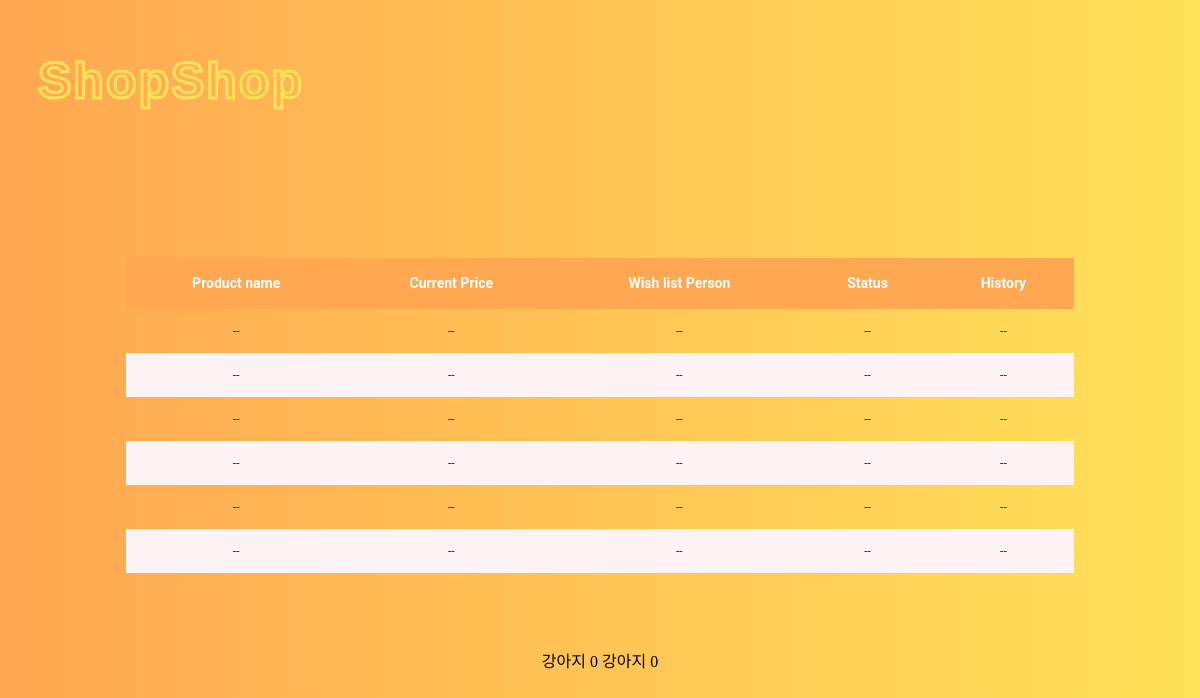
Screenshot of /wishlist/ (signed in) with the database file from the repository.
### home/models.py (models this page shows)
class Wishlist(models.Model):
	userid = models.ForeignKey(User, on_delete=models.CASCADE)
	pid = models.ForeignKey(Product, on_delete=models.CASCADE)

class Product(models.Model):
	SELLTYPES = (('F', 'Flea'), ('A', 'Auction'))
	selltype = models.CharField(max_length=1, default='F', choices=SELLTYPES)
	STATUSTYPES = (('S', 'Sold'), ('E', 'Expired'), ('R', 'Running')) # 팔림, 안팔림, 현재진행형
	statustype = models.CharField(max_length=1, default='R', choices=STATUSTYPES)
	EXPIREDATE = ((datetime.now() + timedelta(days=3), '3 Days'), (datetime.now() + timedelta(days=7), '7 days'),
	(datetime.now() + timedelta(days=30), '30 days'))
	expire = models.DateTimeField(default=datetime.now() + timedelta(days=1), choices=EXPIREDATE)
	highest_price = models.IntegerField(default=0) # auction이더라도 천장 가격 내면 바로 살 수 있게 하자
	basic_price =  models.IntegerField(default=0) #옥션이라도 최저가 쓰게 하자
	current_price = models.IntegerField(default=0) # 마지막 가격이기도 하지
	buyer = models.ForeignKey(User, on_delete=models.SET_NULL, related_name='buyer', null=True)
	seller = models.ForeignKey(User, on_delete=models.CASCADE, related_name='seller')
	pid = models.AutoField(primary_key=True)
	name = models.CharField(max_length=300)
	place = models.CharField(max_length=300)
	photo = models.ImageField(blank=True, null=True) #https://wayhome25.github.io/django/2017/05/10/media-file/
	category = models.ForeignKey(Category, on_delete=models.SET_NULL, null=True)
	explanation = models.CharField(max_length=1000, null=True) # string field 같은 게 있었나?? 찾아보기

### home/views.py (the view)
# urls.py: path('wishlist/', views.wishlist, name='wishlist'),
def wishlist(request):
	userid = request.session.get('userid', False)
	if userid == False : # 로그인 안되어있으면
		return redirect('/login')
	wishlist = Wishlist.objects.filter(userid__userid=userid)
	return render(request, 'home/wishlist.html', {'products':wishlist})

### home/templates/home/wishlist.html (shortened to what this page needs)
{% load static %}
<!DOCTYPE html>
<html lang="en" dir="ltr">
  <head>
    <link rel="stylesheet" href="{% static 'home/style_product_list.css' %}">
  </head>
  <body>
        <header class="main_header">
          <h1>ShopShop</h1>
        </header>
    <table class="table-area">
    <thead>
    <tr>
        <th scope="cols">Product name</th>
        <th scope="cols">Current Price</th>
        <th scope="cols">Wish list Person</th>
        <th scope="cols">Status</th>
        <th scope="cols">History</th>
    </tr>
    </thead>
    <tbody>
    <tr>
        <td>--</td>
        <td>--</td>
        <td>--</td>
        <td>--</td>
        <td>--</td>
    </tr>
    <tr>
        <td class="even">--</td>
        <td class="even">--</td>
        <td class="even">--</td>
        <td class="even">--</td>
        <td class="even">--</td>
    </tr>
    <tr>
        <td>--</td>
        <td>--</td>
        <td>--</td>
        <td>--</td>
        <td>--</td>
    </tr>
    <tr>
        <td class="even">--</td>
        <td class="even">--</td>
        <td class="even">--</td>
        <td class="even">--</td>
        <td class="even">--</td>
    </tr><tr>
        <td>--</td>
        <td>--</td>
        <td>--</td>
        <td>--</td>
        <td>--</td>
    </tr>
    <tr>
        <td class="even">--</td>
        <td class="even">--</td>
        <td class="even">--</td>
        <td class="even">--</td>
        <td class="even">--</td>
    </tr>
    </tbody>
  </table>
  {% for obj in products %}
  {{ obj.pid.name }}
  {{ obj.pid.highest_price }}
    {% endfor %}
  </body>
</html>

### home/static/home/style_product_list.css (style rules this page uses)
:root { --shadow: 0 1px 5px rgba(104, 104, 104, 0.8); }
body { background: #ffe259; background: -webkit-linear-gradient(to right, #ffa751, #ffe259); background: linear-gradient(to right, #ffa751, #ffe259); text-align: center; }
.main_header { text-align:left; font-size:25px; font-family:sans-serif; color:#ffe259; letter-spacing: 2px; padding: 10px 20px 40px 30px; -webkit-text-fill-color:transparent; -webkit-text-stroke-width:3px; }
table.table-area { font-family: "Roboto", sans-serif; border-collapse: collapse; width: 80%; text-align: center; line-height: 1.5; margin: 75px; margin-left: auto; margin-right: auto; }
table.table-area thead th { padding: 15px; font-weight: bold; vertical-align: top; color: #FFFFFF; background: #ffa751; margin: 20px 10px; font-size: 14px; }
table.table-area td { font-size: 12px; color: #333333; padding: 13px; vertical-align: top; }
table.table-area .even { background: #fdf3f5; }

### rows the page displays
Wishlist: pid.name "강아지", pid.highest_price "0"
Wishlist: pid.name "강아지", pid.highest_price "0"
